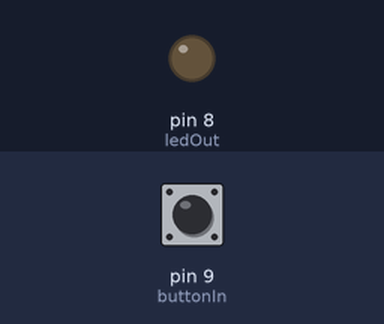
Bench run of a sketch on a simulated Arduino Uno, built with avr-gcc and run on an emulated ATmega328P. Shown: output pins drawn as LEDs (lit = HIGH). The test bench sets the inputs (shaded band); at power-on: pin 9 (buttonIn) LOW. What the sketch prints to the serial monitor is not drawn.

Above: at 1.2 s.
1.3 s: pin 9 (buttonIn) pulled HIGH for 0.15 s
At 1.37 s:
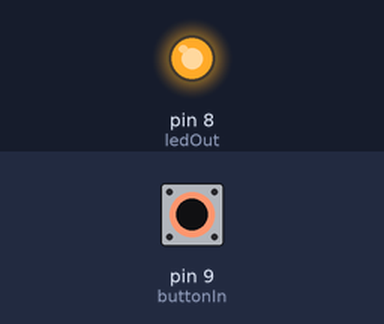
2.9 s: pin 9 (buttonIn) pulled HIGH for 3.2 s
At 7.0 s:
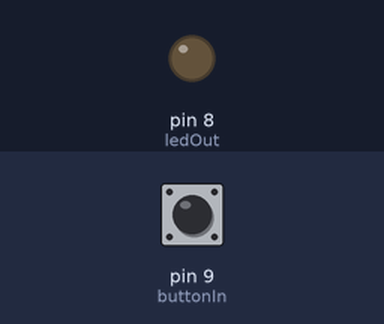
Timing chart, 0 to 8.5 s (numbered marks = the images above; inputs shaded):
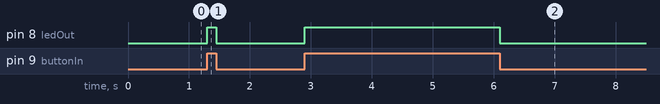

Measured:
- after the input at 1.3 s, pin 8 (ledOut): LOW → HIGH at once, → LOW 0.15 s later
- after the input at 2.9 s, pin 8 (ledOut): LOW → HIGH at once, → LOW 3.2 s later

The sketch:

05_01_LED_control_by_pullup_registor.ino
```cpp
int ledOut = 8;		// LED 출력 핀
int buttonIn = 9;	// 버튼 입력 핀

void setup() {
  Serial.begin(9600);
  pinMode(ledOut, OUTPUT);	// LED 핀 출력으로 설정
  pinMode(buttonIn, INPUT);	// 버튼 핀 입력으로 설정
}

void loop(){
  int buttonState = digitalRead(buttonIn);	// 버튼 상태 읽기
  digitalWrite(ledOut, buttonState);		// 버튼 상태에 따라 LED on/off
  Serial.println(buttonState);
}
```
